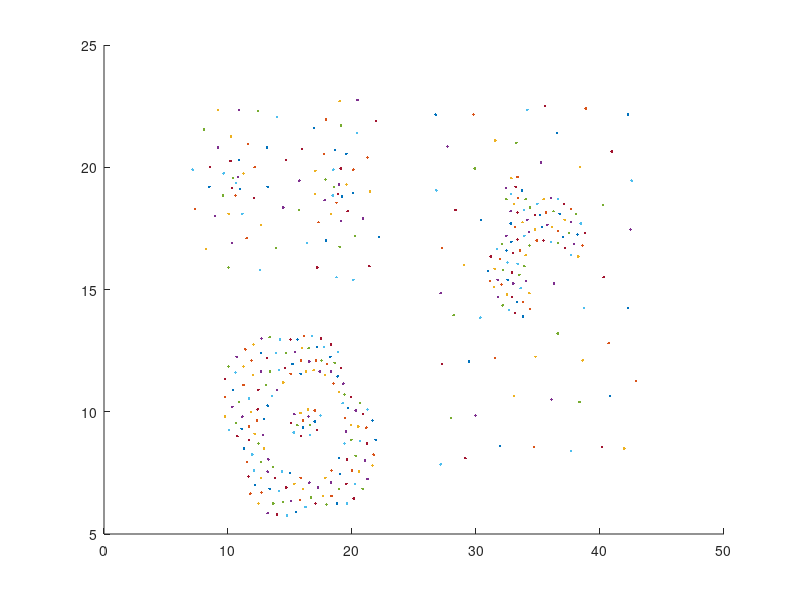

This chart was generated by the following MATLAB code: (Note: this script raises an error after producing the figure.)
%membaca dataset
a = xlsread('Compound.csv');
[m n] = size(a);

%scatter plot data
for i=1: length(a(:,1));
    if a(i,3)==1
        scatter(a(i,1),a(i,2),'.b');hold on;
    elseif a(i,3)==2
        scatter(a(i,1),a(i,2),'.g');hold on;
    elseif a(i,3)==3
        scatter(a(i,1),a(i,2),'.r');hold on;
    elseif a(i,3)==4
        scatter(a(i,1),a(i,2),'.c');hold on;
    elseif a(i,3)==5
        scatter(a(i,1),a(i,2),'.m');hold on;
    elseif a(i,3)==6
        scatter(a(i,1),a(i,2),'.y');hold on;
    end
end



%forward propagation

%target
target = zeros(m,6);
for i=1:m 
    target(i,a(i,3)) = 1;
end

%inisialisasi bobot dan bias dengan nilai random
w1 = randn(n-1,6);
w2 = randn(6,6);
b1 = randn(1,6);
b2 = randn(1,6);
dw1 = zeros(n-1,6);
dw2 = zeros(6,6);
db1 = zeros(1,6);
db2 = zeros(1,6);
mse = 10;
result = a;
akurasi = zeros(100,1);

for j=1:1000
    %update bobot
    w1 = w1 +dw1;
    w2 = w2+dw2;
    b1 = b1+db1;
    b2 = b2+db2;
    sumfunc1 = a(:,1:n-1)*w1; %perkalian input dengan bobot 1 (w1)

    %menambahkan bias pada output1
    for i=1:length(sumfunc1(:,1))
        sumfunc1(i,:)=sumfunc1(i,:)+b1;
    end
    
    %output 1 (A1) y = sigmf(x,[a c])
    output1 = sigmf(sumfunc1,[1 0]);
    
    sumfunc2 = sumfunc1*w2 %perkalian input dengan bobot 2 (w2)
    
    %menambahkan bias pada output 2
    for i=1:length(sumfunc2(:,1))
        sumfunc2(i,:)=sumfunc2(i,1)+b2;
    end
    
    %output2 (A2)
    output2 = sigmf(sumfunc2,[1 0]);
    
    %menghitung error setiap neuron output
    error = target - output2;
    error = error.^2;
    errorj = sum(error,2);
    mse = (sum(errorj,1))/399;
    
    [ dw1 dw2 db1 db2 ] = backpro(a,output1,output2,w2,error);
    
    [val idx] = max(a,[],2);
    
    
    for i=1:399
        if (output2(i,:) ~= target(i,:))
                result(i,3) = 0;
        end
    end
    
               
    
    [fmi fma s] = performansi(a,result);
    akurasi(j,1) = s;
    
end

% %scatter plot data
% for i=1: length(result(:,1));
%     if result(i,3)==1
%         scatter(result(i,1),result(i,2),'.b');hold on;
%     elseif result(i,3)==2
%         scatter(result(i,1),result(i,2),'.g');hold on;
%     elseif result(i,3)==3
%         scatter(result(i,1),result(i,2),'.r');hold on;
%     elseif result(i,3)==4
%         scatter(result(i,1),result(i,2),'.c');hold on;
%     elseif result(i,3)==5
%         scatter(result(i,1),result(i,2),'.m');hold on;
%     elseif result(i,3)==6
%         scatter(result(i,1),result(i,2),'.y');hold on;
%     end
% end
